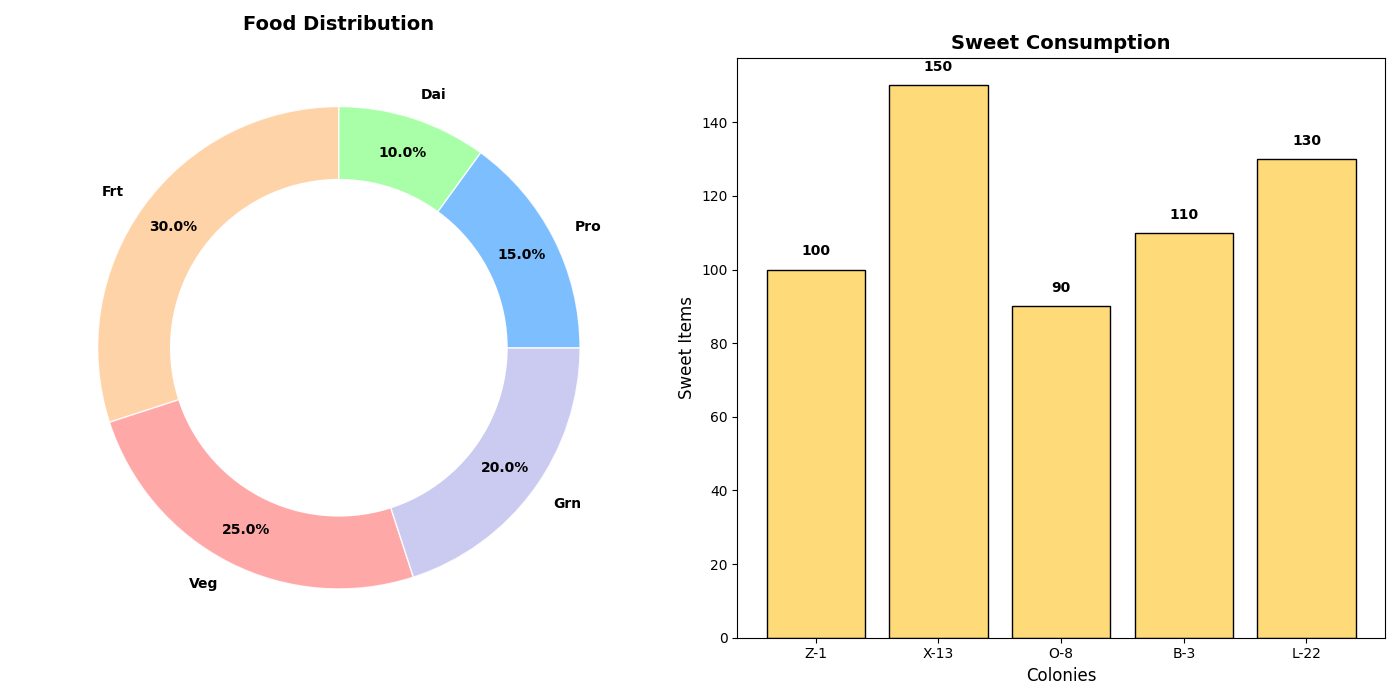

This chart was generated by the following Python code:
import matplotlib.pyplot as plt

labels_food = ['Frt', 'Veg', 'Grn', 'Pro', 'Dai']
production_sizes = [30, 25, 20, 15, 10]
colors_food = ['#FFCC99', '#FF9999', '#C2C2F0', '#66B3FF', '#99FF99']

colonies = ["Z-1", "X-13", "O-8", "B-3", "L-22"]
sweet_consumption = [100, 150, 90, 110, 130]

fig, ax = plt.subplots(1, 2, figsize=(14, 7))

wedges, texts, autotexts = ax[0].pie(
    production_sizes, 
    labels=labels_food, 
    autopct='%1.1f%%', 
    startangle=90, 
    pctdistance=0.85, 
    colors=colors_food, 
    wedgeprops={'width': 0.4, 'edgecolor': 'w', 'alpha': 0.85},
    textprops=dict(color="black", fontsize=10, weight='bold')
)

centre_circle = plt.Circle((0, 0), 0.70, fc='white')
ax[0].add_artist(centre_circle)
ax[0].set_title('Food Distribution', fontsize=14, fontweight='bold', pad=20)
ax[0].axis('equal')

ax[1].bar(colonies, sweet_consumption, color='#FFDA79', edgecolor='black')
ax[1].set_title('Sweet Consumption', fontsize=14, fontweight='bold')
ax[1].set_ylabel('Sweet Items', fontsize=12)
ax[1].set_xlabel('Colonies', fontsize=12)

for i, value in enumerate(sweet_consumption):
    ax[1].text(i, value + 3, str(value), ha='center', va='bottom', fontweight='bold')

plt.tight_layout()
plt.show()
